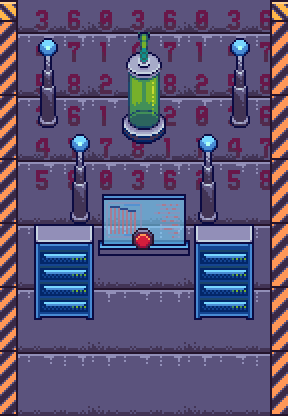

A 2D game scene composited from a Tiled map and its tileset images. What follows is a short description and the map's XML, with every tile layer's data as written:
An orthogonal 9x13 tile map with 32x32 px tiles, 4 tile layers (Floor, Floor Graphics, Object Graphics, Object 2 Graphics) and 7 objects.

<map version="1.10" tiledversion="1.11.2" orientation="orthogonal" renderorder="right-down" width="9" height="13" tilewidth="32" tileheight="32" infinite="0" nextlayerid="8" nextobjectid="20">
 <tileset firstgid="1" source="../assets/TSX Map Files/Laboratory2.tsx" />
 <layer id="1" name="Floor" width="9" height="13">
  <data encoding="csv">
209,210,211,209,210,211,209,210,211,
172,173,174,172,173,174,172,173,174,
209,210,211,209,210,211,209,210,211,
172,173,174,173,173,173,172,173,174,
209,210,211,210,210,210,209,210,211,
172,173,174,172,173,174,172,173,174,
209,210,211,209,210,211,209,210,211,
172,173,174,172,173,174,172,173,174,
209,210,211,209,210,211,209,210,211,
172,173,174,172,173,174,172,173,174,
209,210,211,209,210,211,209,210,211,
172,173,174,172,173,174,172,173,174,
209,210,211,209,210,211,209,210,211
</data>
 </layer>
 <layer id="4" name="Floor Graphics" width="9" height="13">
  <data encoding="csv">
102,103,104,102,103,104,102,103,104,
139,140,141,139,140,141,139,140,141,
176,177,178,176,177,178,176,177,178,
102,103,104,139,178,176,102,103,104,
139,140,141,141,178,139,139,140,141,
176,177,178,102,103,104,176,177,178,
0,0,0,0,0,0,0,0,0,
0,0,0,0,0,0,0,0,0,
0,0,0,0,0,0,0,0,0,
0,0,0,0,0,0,0,0,0,
0,0,0,0,0,0,0,0,0,
0,0,0,0,0,0,0,0,0,
0,0,0,0,0,0,0,0,0
</data>
 </layer>
 <layer id="2" name="Object Graphics" width="9" height="13">
  <data encoding="csv">
392,0,0,0,0,0,0,0,393,
429,323,0,290,291,292,0,323,430,
466,360,0,327,328,329,0,360,467,
429,397,0,364,365,366,0,397,430,
466,0,323,401,402,403,323,0,467,
429,0,360,0,0,0,360,0,430,
466,0,397,478,479,480,397,0,467,
429,367,368,515,516,517,367,368,430,
466,404,405,0,0,0,404,405,467,
429,441,442,0,0,0,441,442,430,
466,0,0,0,0,0,0,0,467,
429,0,0,0,0,0,0,0,430,
466,0,0,0,0,0,0,0,467
</data>
 </layer>
 <layer id="3" name="Object 2 Graphics" width="9" height="13">
  <data encoding="csv">
0,0,0,0,0,0,0,0,0,
0,0,0,0,0,0,0,0,0,
0,0,0,0,0,0,0,0,0,
0,0,0,0,0,0,0,0,0,
0,0,0,0,0,0,0,0,0,
0,0,0,0,0,0,0,0,0,
0,0,0,0,0,0,0,0,0,
0,0,0,0,581,0,0,0,0,
0,0,0,0,0,0,0,0,0,
0,0,0,0,0,0,0,0,0,
0,0,0,0,0,0,0,0,0,
0,0,0,0,0,0,0,0,0,
0,0,0,0,0,0,0,0,0
</data>
 </layer>
 <objectgroup id="5" name="Entry">
  <object id="1" x="128" y="384" width="32" height="32" />
 </objectgroup>
 <objectgroup id="6" name="CutsceneTile">
  <object id="15" x="128" y="256" width="32" height="32" />
 </objectgroup>
 <objectgroup id="7" name="Walls">
  <object id="6" x="192" y="224" width="64" height="96" />
  <object id="7" x="32" y="224" width="64" height="96" />
  <object id="12" x="96" y="192" width="96" height="64" />
  <object id="18" x="0" y="0" width="32" height="416" />
  <object id="19" x="256" y="0" width="32" height="416" />
 </objectgroup>
</map>
